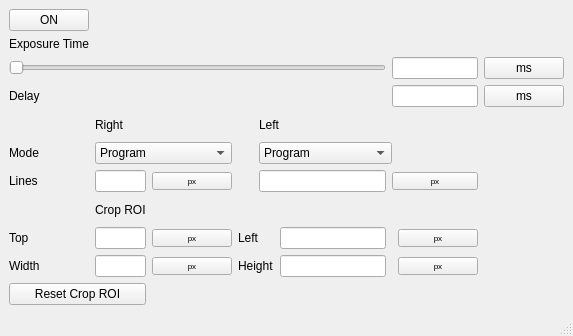
<?xml version="1.0" encoding="UTF-8"?>
<ui version="4.0">
 <class>MainWindow</class>
 <widget class="QMainWindow" name="MainWindow">
  <property name="geometry">
   <rect>
    <x>0</x>
    <y>0</y>
    <width>468</width>
    <height>336</height>
   </rect>
  </property>
  <property name="windowTitle">
   <string>MainWindow</string>
  </property>
  <widget class="QWidget" name="centralwidget">
   <layout class="QGridLayout" name="gridLayout">
    <item row="6" column="2">
     <widget class="QPushButton" name="pushButton_2">
      <property name="font">
       <font>
        <pointsize>6</pointsize>
       </font>
      </property>
      <property name="text">
       <string>px</string>
      </property>
     </widget>
    </item>
    <item row="5" column="1" colspan="2">
     <widget class="QComboBox" name="comboBox">
      <item>
       <property name="text">
        <string>Program</string>
       </property>
      </item>
      <item>
       <property name="text">
        <string>Shutter Priority</string>
       </property>
      </item>
      <item>
       <property name="text">
        <string>Aperture Priority</string>
       </property>
      </item>
      <item>
       <property name="text">
        <string>Manual</string>
       </property>
      </item>
     </widget>
    </item>
    <item row="6" column="1">
     <widget class="QLineEdit" name="lineEdit_2">
      <property name="text">
       <string/>
      </property>
     </widget>
    </item>
    <item row="5" column="4" colspan="3">
     <widget class="QComboBox" name="comboBox_2">
      <item>
       <property name="text">
        <string>Program</string>
       </property>
      </item>
      <item>
       <property name="text">
        <string>Shutter Priority</string>
       </property>
      </item>
      <item>
       <property name="text">
        <string>Aperture Priority</string>
       </property>
      </item>
      <item>
       <property name="text">
        <string>Manual</string>
       </property>
      </item>
     </widget>
    </item>
    <item row="8" column="1">
     <widget class="QLineEdit" name="lineEdit_4"/>
    </item>
    <item row="2" column="8">
     <widget class="QPushButton" name="pushButton">
      <property name="text">
       <string>ms</string>
      </property>
     </widget>
    </item>
    <item row="6" column="6" colspan="2">
     <widget class="QPushButton" name="pushButton_3">
      <property name="font">
       <font>
        <pointsize>6</pointsize>
       </font>
      </property>
      <property name="text">
       <string>px</string>
      </property>
     </widget>
    </item>
    <item row="9" column="7">
     <widget class="QPushButton" name="pushButton_7">
      <property name="font">
       <font>
        <pointsize>6</pointsize>
       </font>
      </property>
      <property name="text">
       <string>px</string>
      </property>
     </widget>
    </item>
    <item row="8" column="2">
     <widget class="QPushButton" name="pushButton_4">
      <property name="font">
       <font>
        <pointsize>6</pointsize>
       </font>
      </property>
      <property name="text">
       <string>px</string>
      </property>
     </widget>
    </item>
    <item row="6" column="4" colspan="2">
     <widget class="QLineEdit" name="lineEdit_3"/>
    </item>
    <item row="6" column="0">
     <widget class="QLabel" name="label_7">
      <property name="text">
       <string>Lines</string>
      </property>
     </widget>
    </item>
    <item row="9" column="0">
     <widget class="QLabel" name="label_10">
      <property name="text">
       <string>Width</string>
      </property>
     </widget>
    </item>
    <item row="5" column="0">
     <widget class="QLabel" name="label_3">
      <property name="text">
       <string>Mode</string>
      </property>
     </widget>
    </item>
    <item row="9" column="3" colspan="2">
     <widget class="QLabel" name="label_12">
      <property name="text">
       <string>Height</string>
      </property>
     </widget>
    </item>
    <item row="8" column="7">
     <widget class="QPushButton" name="pushButton_6">
      <property name="font">
       <font>
        <pointsize>6</pointsize>
       </font>
      </property>
      <property name="text">
       <string>px</string>
      </property>
     </widget>
    </item>
    <item row="4" column="1">
     <widget class="QLabel" name="label_4">
      <property name="text">
       <string>Right</string>
      </property>
     </widget>
    </item>
    <item row="4" column="4" colspan="2">
     <widget class="QLabel" name="label_6">
      <property name="text">
       <string>Left</string>
      </property>
     </widget>
    </item>
    <item row="1" column="0" colspan="2">
     <widget class="QLabel" name="label">
      <property name="sizePolicy">
       <sizepolicy hsizetype="MinimumExpanding" vsizetype="Fixed">
        <horstretch>0</horstretch>
        <verstretch>0</verstretch>
       </sizepolicy>
      </property>
      <property name="text">
       <string>Exposure Time</string>
      </property>
     </widget>
    </item>
    <item row="8" column="3" colspan="2">
     <widget class="QLabel" name="label_11">
      <property name="text">
       <string>Left</string>
      </property>
     </widget>
    </item>
    <item row="10" column="0" colspan="2">
     <widget class="QPushButton" name="pushButton_8">
      <property name="text">
       <string>Reset Crop ROI</string>
      </property>
     </widget>
    </item>
    <item row="8" column="0">
     <widget class="QLabel" name="label_9">
      <property name="text">
       <string>Top</string>
      </property>
     </widget>
    </item>
    <item row="9" column="2">
     <widget class="QPushButton" name="pushButton_5">
      <property name="font">
       <font>
        <pointsize>6</pointsize>
       </font>
      </property>
      <property name="text">
       <string>px</string>
      </property>
     </widget>
    </item>
    <item row="3" column="0" colspan="2">
     <widget class="QLabel" name="label_2">
      <property name="text">
       <string>Delay</string>
      </property>
     </widget>
    </item>
    <item row="7" column="1">
     <widget class="QLabel" name="label_8">
      <property name="text">
       <string>Crop ROI</string>
      </property>
     </widget>
    </item>
    <item row="3" column="6" colspan="2">
     <widget class="QLineEdit" name="lineEdit_8"/>
    </item>
    <item row="3" column="8">
     <widget class="QPushButton" name="pushButton_9">
      <property name="text">
       <string>ms</string>
      </property>
     </widget>
    </item>
    <item row="9" column="1">
     <widget class="QLineEdit" name="lineEdit_5"/>
    </item>
    <item row="8" column="5">
     <widget class="QLineEdit" name="lineEdit_6"/>
    </item>
    <item row="9" column="5">
     <widget class="QLineEdit" name="lineEdit_7"/>
    </item>
    <item row="2" column="6" colspan="2">
     <widget class="QLineEdit" name="lineEdit"/>
    </item>
    <item row="2" column="0" colspan="6">
     <widget class="QSlider" name="horizontalSlider">
      <property name="maximum">
       <number>5000</number>
      </property>
      <property name="orientation">
       <enum>Qt::Horizontal</enum>
      </property>
     </widget>
    </item>
    <item row="0" column="0">
     <widget class="QPushButton" name="pushButton_10">
      <property name="text">
       <string>ON</string>
      </property>
      <property name="checkable">
       <bool>true</bool>
      </property>
     </widget>
    </item>
   </layout>
  </widget>
  <widget class="QStatusBar" name="statusbar"/>
 </widget>
 <resources/>
 <connections/>
</ui>
